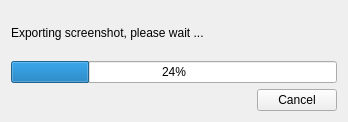
<?xml version="1.0" encoding="UTF-8"?>
<ui version="4.0">
 <class>exportDialog</class>
 <widget class="QWidget" name="exportDialog">
  <property name="geometry">
   <rect>
    <x>0</x>
    <y>0</y>
    <width>348</width>
    <height>122</height>
   </rect>
  </property>
  <property name="windowTitle">
   <string>Form</string>
  </property>
  <layout class="QVBoxLayout" name="verticalLayout_2">
   <item>
    <layout class="QVBoxLayout" name="verticalLayout">
     <item>
      <widget class="QLabel" name="label">
       <property name="text">
        <string>Exporting screenshot, please wait ...</string>
       </property>
      </widget>
     </item>
     <item>
      <widget class="QProgressBar" name="progressBar">
       <property name="value">
        <number>24</number>
       </property>
      </widget>
     </item>
     <item>
      <layout class="QHBoxLayout" name="horizontalLayout">
       <item>
        <spacer name="horizontalSpacer">
         <property name="orientation">
          <enum>Qt::Horizontal</enum>
         </property>
         <property name="sizeHint" stdset="0">
          <size>
           <width>40</width>
           <height>20</height>
          </size>
         </property>
        </spacer>
       </item>
       <item>
        <widget class="QPushButton" name="cancelButton">
         <property name="text">
          <string>Cancel</string>
         </property>
        </widget>
       </item>
      </layout>
     </item>
    </layout>
   </item>
  </layout>
 </widget>
 <resources/>
 <connections/>
</ui>
